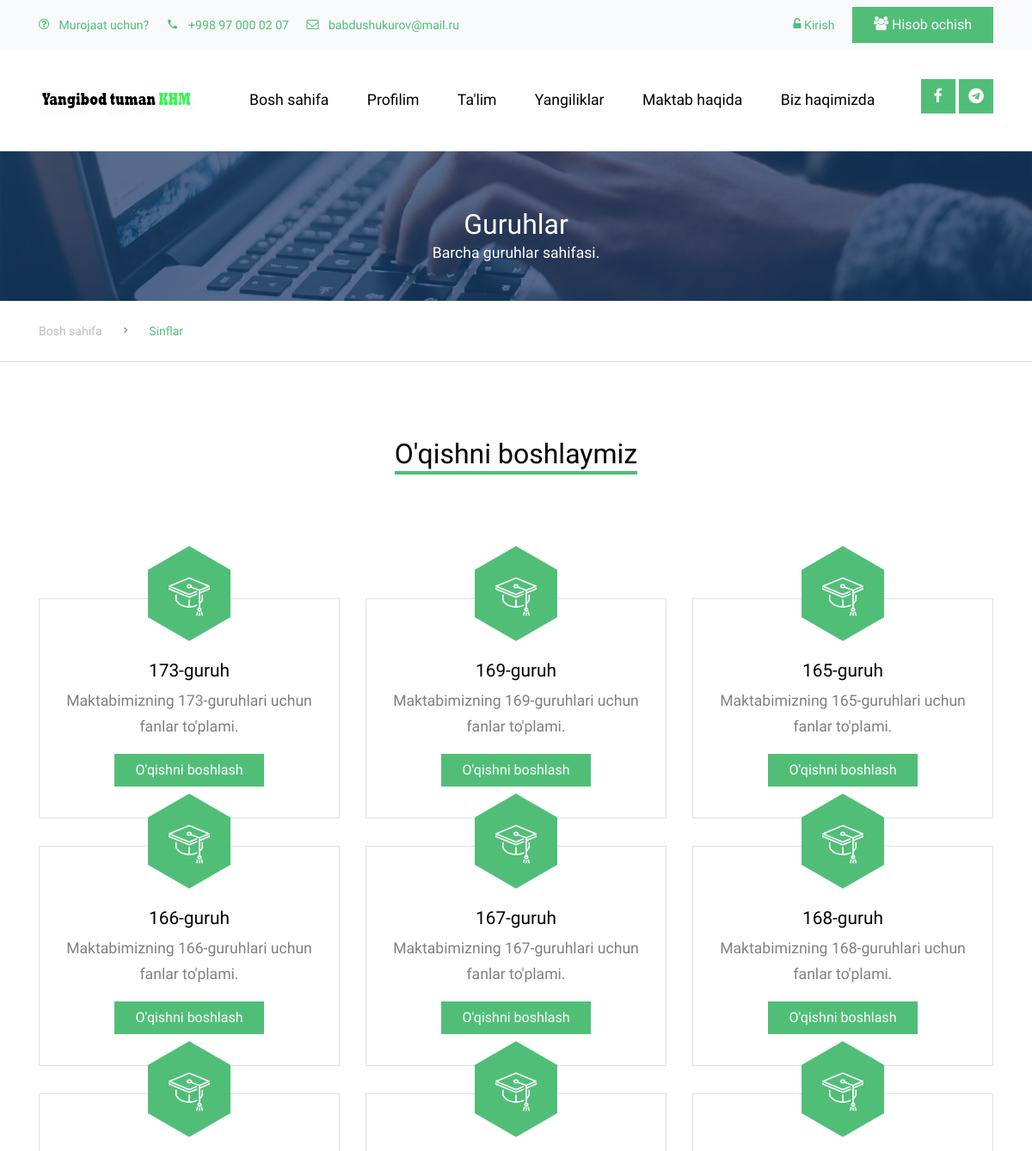
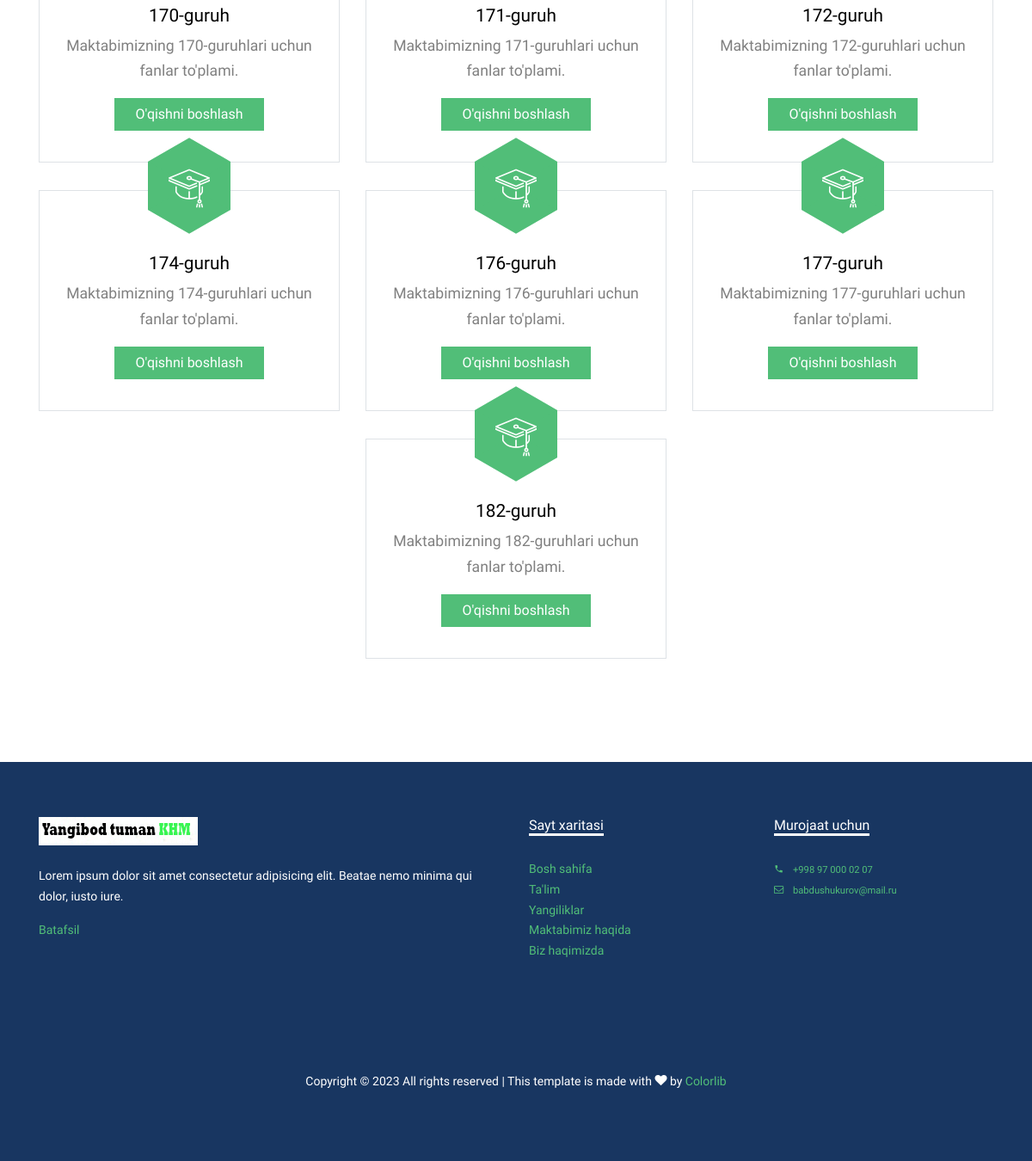
The app's page /curriculum/ with its own data (2 pictures, top to bottom).
### curriculum/models.py (models this page shows, shortened)
class Standard(models.Model):
    name = models.CharField(max_length=100, unique=True)
    slug = models.SlugField(null=True, blank=True)
    description = models.TextField(max_length=500, blank=True)

### curriculum/views.py (the view)
# urls.py: path('', views.StandardListView.as_view(), name='standard_list'),
class StandardListView(ListView):
    context_object_name = 'standards'
    model = Standard
    template_name = 'curriculum/standard_list_view.html'

### curriculum/templates/curriculum/standard_list_view.html
{% extends 'base.html' %} {% load static %} {% block title %} Sinflar {% endblock title %} {% block content %}
<div class="site-section ftco-subscribe-1 site-blocks-cover pb-4"
  style="background-image: url('{% static 'images/bg_1.jpg' %}')">
  <div class="container">
    <div class="row align-items-end justify-content-center text-center">
      <div class="col-lg-7">
        <h2 class="mb-0">Guruhlar</h2>
        <p>Barcha guruhlar sahifasi.</p>
      </div>
    </div>
  </div>
</div>
<div class="custom-breadcrumns border-bottom">
  <div class="container">
    <a href="{% url 'index' %}">Bosh sahifa</a>
    <span class="mx-3 icon-keyboard_arrow_right"></span>
    <span class="current">Sinflar</span>
  </div>
</div>
<div class="site-section">
  <div class="container">
    <div class="row mb-5 justify-content-center text-center">
      <div class="col-lg-4 mb-5">
        <h2 class="section-title-underline mb-5">
          <span>O'qishni boshlaymiz</span>
        </h2>
      </div>
    </div>
    <div class="row justify-content-center">
      {% for standard in standards %}
      <div class="col-lg-4 col-md-6 mb-4 mb-lg-0">
        <div class="feature-1 border" style="margin-bottom: 2rem">
          <div class="icon-wrapper bg-primary">
            <span class="flaticon-mortarboard text-white"></span>
          </div>
          <div class="feature-1-content">
            <h2>{{standard.name}}</h2>
            <p>Maktabimizning {{standard.name}}lari uchun fanlar to'plami.</p>
            {% if user.is_authenticated %}
            <p>
              <a href="{% url 'curriculum:subject_list' slug=standard.slug %}"
                class="btn btn-primary px-4 rounded-0">O'qishni boshlash</a>
            </p>
            {% else %}
            <p>
              <a href="{% url 'user_login' %}" class="btn btn-primary px-4 rounded-0">O'qishni boshlash</a>
            </p>
            {% endif %}
          </div>
        </div>
      </div>
      {% endfor %}
    </div>
  </div>
</div>
{% endblock content %}

### static/css/style.css (style rules this page uses)
body { line-height: 1.7; color: gray; font-weight: 300; font-size: 1.1rem; }
a { -webkit-transition: 0.3s all ease; -o-transition: 0.3s all ease; transition: 0.3s all ease; }
h1, h2, h3, h4, h5, .h1, .h2, .h3, .h4, .h5 { font-family: "Muli", -apple-system, BlinkMacSystemFont, "Segoe UI", Roboto, "Helvetica Neue", Arial, sans-serif, "Apple Color Emoji", "Segoe UI Emoji", "Segoe UI Symbol", "Noto Color Emoji"; }
.site-section { padding: 2.5em 0; }
@media (min-width: 768px) { .site-section { padding: 5em 0; } }
.sticky-wrapper + .site-blocks-cover { margin-top: 96px; }
.custom-breadcrumns { padding: 20px 0; }
.custom-breadcrumns span, .custom-breadcrumns a { font-size: 14px; }
.custom-breadcrumns a { display: inline-block; color: #bdbdbd; }
.custom-breadcrumns .current { color: #51be78; }
.section-title-underline { color: #000; }
.section-title-underline span { display: inline-block; border-bottom: 4px solid #51be78; }
.feature-1 .icon-wrapper, .person .icon-wrapper { position: relative; width: 96px; height: 55.43px; right: 0; left: 0; margin: 0 auto; z-index: 1; margin-top: -33.94px; background: #ccc; }
.feature-1 .icon-wrapper > span, .person .icon-wrapper > span { width: 96px; height: 96px; text-align: center; font-size: 3rem; line-height: 96px; display: inline-block; position: absolute; top: -20px; left: 0; }
.feature-1 .icon-wrapper:before, .feature-1 .icon-wrapper:after, .person .icon-wrapper:before, .person .icon-wrapper:after { content: ""; position: absolute; z-index: -1; width: 67.88px; height: 67.88px; -webkit-transform: scaleY(0.5774) rotate(-45deg); -ms-transform: scaleY(0.5774) rotate(-45deg); transform: scaleY(0.5774) rotate(-45deg); background-color: inherit; left: 14.06px; }
.feature-1 .icon-wrapper:before, .person .icon-wrapper:before { top: -33.94px; }
.feature-1 .icon-wrapper:after, .person .icon-wrapper:after { bottom: -33.94px; }
.feature-1 .feature-1-content, .person .feature-1-content { padding: 50px 20px 20px 20px; text-align: center; }
.feature-1 .feature-1-content h2, .person .feature-1-content h2 { font-size: 1.3rem; color: #000; }
.ftco-subscribe-1 { background-size: cover; background-position: center center; background-repeat: no-repeat; position: relative; }
.ftco-subscribe-1:before { position: absolute; content: ""; background: #183661; opacity: 0.7; z-index: 1; top: 0; left: 0; right: 0; bottom: 0; }
.ftco-subscribe-1 > .container { position: relative; z-index: 2; }
.ftco-subscribe-1 > .container h2, .ftco-subscribe-1 > .container p { color: #fff; }

### records on screen
Standard: name "173-guruh"
Standard: name "169-guruh"
Standard: name "165-guruh"
Standard: name "166-guruh"
Standard: name "167-guruh"
Standard: name "168-guruh"
Standard: name "170-guruh"
Standard: name "171-guruh"
Standard: name "172-guruh"
Standard: name "174-guruh"
Standard: name "176-guruh"
Standard: name "177-guruh"
Standard: name "182-guruh"
